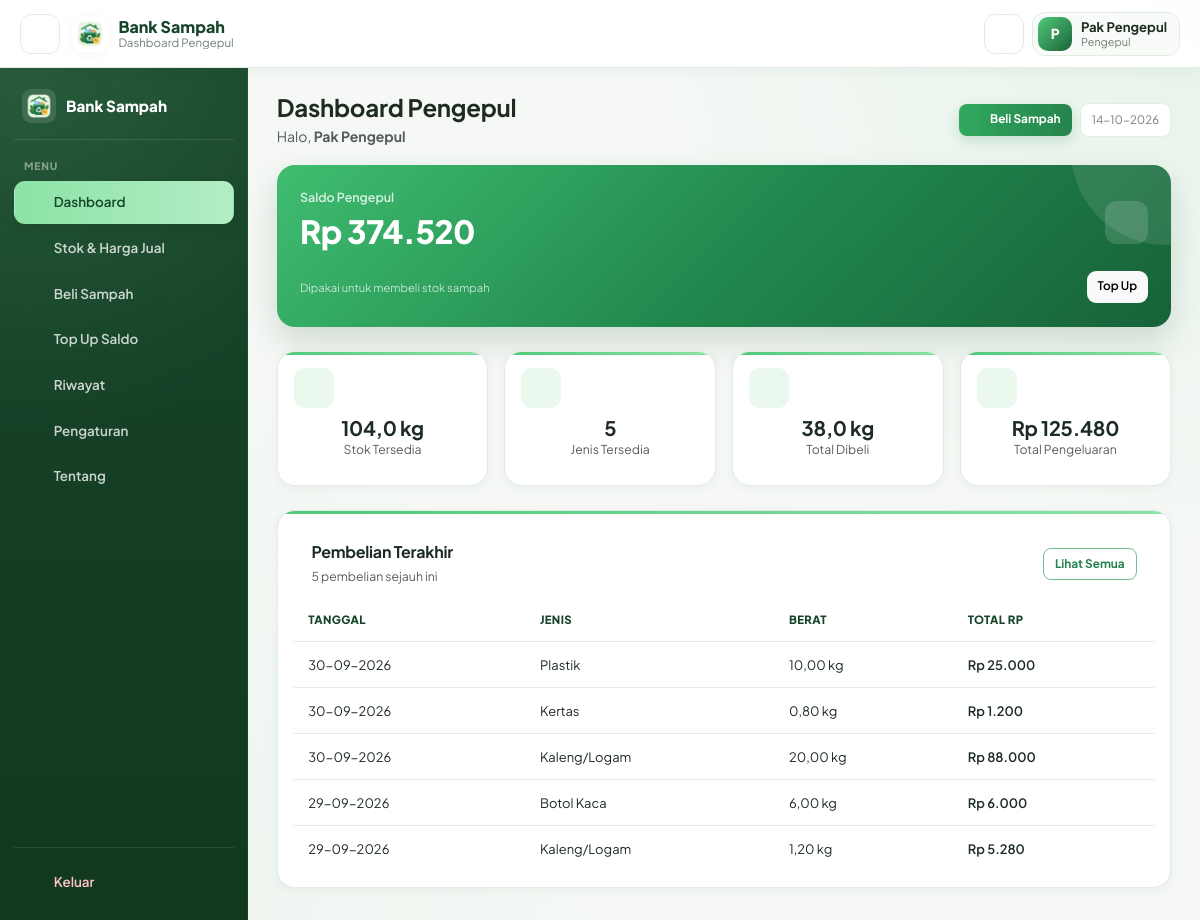
Screenshot of /pengepul/dashboard.php (signed in) with the database file from the repository.
### tables this page shows
CREATE TABLE `users` (
  `id_user` int(11) NOT NULL,
  `nama` varchar(100) NOT NULL,
  `username` varchar(50) NOT NULL,
  `password` varchar(255) NOT NULL,
  `role` enum('admin','guru','siswa','pengepul') NOT NULL,
  `saldo` decimal(12,2) NOT NULL DEFAULT 0.00
);

CREATE TABLE `transaksi` (
  `id_transaksi` int(11) NOT NULL,
  `id_user` int(11) NOT NULL,
  `id_sampah` int(11) DEFAULT NULL,
  `tipe` varchar(20) NOT NULL DEFAULT 'setor',
  `berat_kg` decimal(10,2) NOT NULL,
  `total_rp` decimal(12,2) NOT NULL,
  `metode_topup` varchar(30) DEFAULT NULL,
  `tanggal` datetime NOT NULL DEFAULT current_timestamp()
);

CREATE TABLE `sampah` (
  `id_sampah` int(11) NOT NULL,
  `jenis_sampah` varchar(100) NOT NULL,
  `harga_per_kg` decimal(12,2) NOT NULL DEFAULT 0.00,
  `harga_jual` decimal(12,2) NOT NULL DEFAULT 0.00,
  `stok_kg` decimal(10,2) NOT NULL DEFAULT 0.00
);

### pengepul/dashboard.php (the view, shortened to what this page needs)
<?php
require_once __DIR__ . '/../includes/functions.php';
$id_user = (int) $_SESSION['id_user'];
$saldo = saldo_user($pdo, $id_user);
$total_stok = (float) $pdo->query("SELECT COALESCE(SUM(stok_kg),0) FROM sampah")->fetchColumn();
$total_jenis = (int) $pdo->query("SELECT COUNT(*) FROM sampah WHERE stok_kg > 0")->fetchColumn();
$stmt = $pdo->prepare("SELECT COALESCE(SUM(berat_kg),0) kg, COALESCE(SUM(total_rp),0) rp, COUNT(*) n FROM transaksi WHERE id_user = ? AND tipe = 'penjualan'");
$stmt->execute([$id_user]);
$ringkas = $stmt->fetch();
$stmt = $pdo->prepare("SELECT t.*, s.jenis_sampah FROM transaksi t JOIN sampah s ON s.id_sampah = t.id_sampah WHERE t.id_user = ? AND t.tipe = 'penjualan' ORDER BY t.id_transaksi DESC LIMIT 5");
$stmt->execute([$id_user]);
$terbaru = $stmt->fetchAll();
include __DIR__ . '/../includes/header.php';
include __DIR__ . '/../includes/sidebar_pengepul.php';
?>
<main class="app-main">
    <div class="dashboard-head">
        <div>
            <h4 class="mb-1">Dashboard Pengepul</h4>
            <p class="text-muted mb-0">Halo, <strong><?= clean($_SESSION['nama']) ?></strong></p>
        </div>
        <div class="d-flex align-items-center gap-2">
            <a href="beli.php" class="btn btn-success btn-sm"><?= icon('deposit') ?> Beli Sampah</a>
            <div class="dashboard-date"><?= date('d-m-Y') ?></div>
        </div>
    </div>
    <section class="member-saldo-card mb-4">
        <div class="saldo-card-top">
            <div>
                <div class="saldo-card-title">Saldo Pengepul</div>
                <div class="saldo-card-amount"><?= rupiah($saldo) ?></div>
            </div>
            <div class="saldo-card-icon"><?= icon('wallet') ?></div>
        </div>
        <div class="saldo-card-bottom">
            <span class="saldo-card-note">Dipakai untuk membeli stok sampah</span>
            <a href="topup.php" class="btn btn-light btn-sm fw-semibold">Top Up</a>
        </div>
    </section>
    <div class="row g-3 mb-4">
        <div class="col-6 col-lg-3"><div class="card card-stat p-3 text-center"><div class="stat-icon"><?= icon('history') ?></div><h5 class="mt-2 mb-0"><?= number_format($total_stok, 1, ',', '.') ?> kg</h5><small class="text-muted">Stok Tersedia</small></div></div>
        <div class="col-6 col-lg-3"><div class="card card-stat p-3 text-center"><div class="stat-icon"><?= icon('tag') ?></div><h5 class="mt-2 mb-0"><?= $total_jenis ?></h5><small class="text-muted">Jenis Tersedia</small></div></div>
        <div class="col-6 col-lg-3"><div class="card card-stat p-3 text-center"><div class="stat-icon"><?= icon('deposit') ?></div><h5 class="mt-2 mb-0"><?= number_format((float)$ringkas['kg'], 1, ',', '.') ?> kg</h5><small class="text-muted">Total Dibeli</small></div></div>
        <div class="col-6 col-lg-3"><div class="card card-stat p-3 text-center"><div class="stat-icon"><?= icon('cash') ?></div><h5 class="mt-2 mb-0"><?= rupiah($ringkas['rp']) ?></h5><small class="text-muted">Total Pengeluaran</small></div></div>
    </div>
    <section class="card card-stat dashboard-history-card">
        <div class="history-header">
            <div><h6 class="mb-1">Pembelian Terakhir</h6><small class="text-muted"><?= (int)$ringkas['n'] ?> pembelian sejauh ini</small></div>
            <a href="transaksi.php" class="btn btn-outline-success btn-sm">Lihat Semua</a>
        </div>
        <div class="table-responsive">
            <table class="table align-middle mb-0">
                <thead><tr><th>Tanggal</th><th>Jenis</th><th>Berat</th><th>Total Rp</th></tr></thead>
                <tbody>
                <?php if (empty($terbaru)): ?>
                    <tr><td colspan="4" class="text-center text-muted py-4">Belum ada pembelian</td></tr>
                <?php else: foreach ($terbaru as $r): ?>
                    <tr><td><?= date('d-m-Y', strtotime($r['tanggal'])) ?></td><td><?= clean($r['jenis_sampah']) ?></td><td><?= number_format((float)$r['berat_kg'], 2, ',', '.') ?> kg</td><td class="fw-semibold"><?= rupiah($r['total_rp']) ?></td></tr>
                <?php endforeach; endif; ?>
                </tbody>
            </table>
        </div>
    </section>
</main>
<?php include __DIR__ . '/../includes/footer.php'; ?>

### rows the page displays
users: saldo "Rp 374.520"
transaksi: tanggal "30-09-2026", id_sampah.jenis_sampah "Plastik", berat_kg "10,00", total_rp "Rp 25.000"
transaksi: tanggal "30-09-2026", id_sampah.jenis_sampah "Kertas", berat_kg "0,80", total_rp "Rp 1.200"
transaksi: tanggal "30-09-2026", id_sampah.jenis_sampah "Kaleng/Logam", berat_kg "20,00", total_rp "Rp 88.000"
transaksi: tanggal "29-09-2026", id_sampah.jenis_sampah "Botol Kaca", berat_kg "6,00", total_rp "Rp 6.000"
transaksi: tanggal "29-09-2026", id_sampah.jenis_sampah "Kaleng/Logam", berat_kg "1,20", total_rp "Rp 5.280"

### other values shown
$page_title "Dashboard Pengepul"
$inisial "P"
$nama_user "Pak Pengepul"
$role_user "Pengepul"
$_SESSION['nama'] "Pak Pengepul"
$total_stok "104,0"
$total_jenis "5"
$ringkas['kg'] "38,0"
rupiah($ringkas['rp']) "Rp 125.480"
$ringkas['n'] "5"
